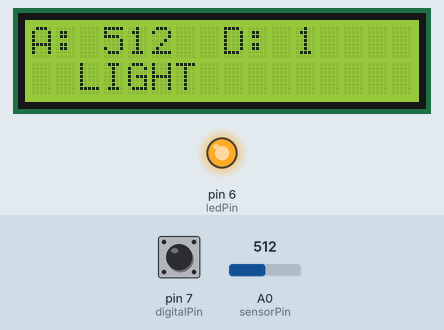
Recording of a sketch running on a simulated Arduino Uno, built with avr-gcc and run on an emulated ATmega328P. Shown: 16×2 character LCD, output pins drawn as LEDs (lit = HIGH). Inputs (shaded band) come from the test bench; at power-on: A0 (sensorPin) = 512, pin 7 (digitalPin) HIGH.

Above: at 4.2 s.
4.3 s: A0 (sensorPin) set to 104
At 5.4 s:
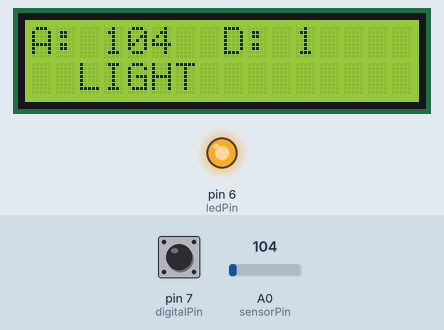
7.3 s: A0 (sensorPin) set to 91
At 7.8 s:
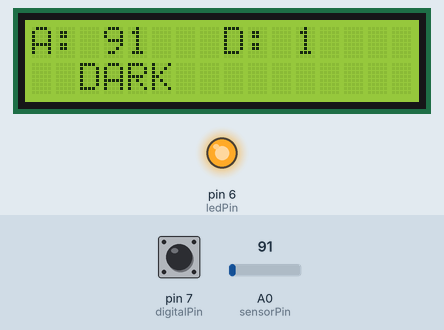
9.0 s: pin 7 (digitalPin) pulled LOW for 0.25 s
At 9.17 s:
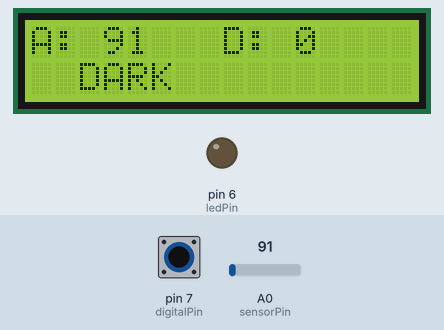
12.2 s: pin 7 (digitalPin) pulled LOW for 3.2 s
At 16.5 s:
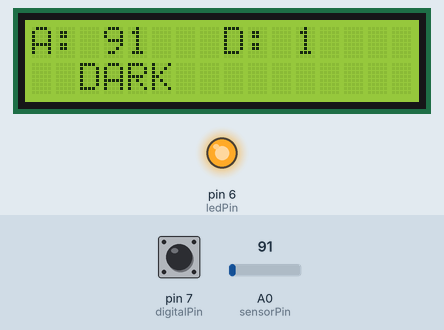
16.9 s: A0 (sensorPin) set to 110
At 17.9 s:
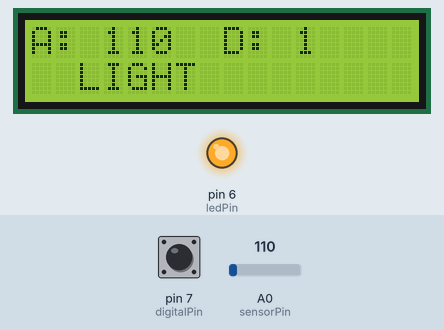
18.4 s: pin 7 (digitalPin) pulled LOW for 1 s
At 19.4 s:
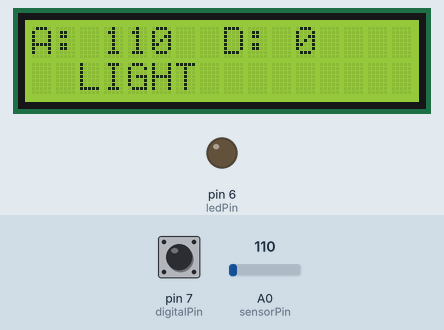
Timing chart, 0 to 21.4 s (numbered marks = the images above; inputs shaded):
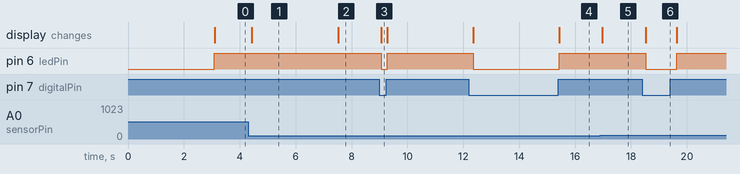

The sketch:

ColorDetection.ino
```cpp
#include <LiquidCrystal_I2C.h>
LiquidCrystal_I2C MYLCD (0x27, 16, 2);  //replace 0x3F with 0x27 if nothing shows up

int sensorPin=A0;
int digitalPin = 7;
int ledPin = 6;

void setup() {
      pinMode (digitalPin, INPUT_PULLUP);
      pinMode (ledPin, OUTPUT);
      MYLCD.init();
      MYLCD.backlight();
      MYLCD.setCursor(1, 0);
      MYLCD.print("Color Detector");
      delay (3000);
}


void loop() {
               int sensorValue = analogRead (sensorPin);
               int digitalState = digitalRead (digitalPin);
               MYLCD.clear ();
               MYLCD.setCursor(0, 0);
               MYLCD.print("A: ");
               MYLCD.setCursor(3, 0);
               MYLCD.print(sensorValue);
               MYLCD.setCursor(8, 0);
               MYLCD.print("D: ");
               MYLCD.setCursor(11, 0);
               MYLCD.print (digitalState);


               if (digitalState == 0) {
                 digitalWrite (ledPin, LOW);
               }
               else {
                 digitalWrite (ledPin, HIGH);
               }


               MYLCD.setCursor(2, 1);
               if (sensorValue <100) {
                    MYLCD.print("DARK");
              }
              else {
                    MYLCD.print("LIGHT");
              }
              delay (200);
}
```

Measured:
- the behaviour switches between 100 and 99 on A0 (sensorPin) (found by bisection; images 1 and 2)
- after the input at 4.3 s, the display: changes after 0.13 s (image 1)
- after the input at 7.3 s, the display: changes after 0.23 s (image 2)
- after the input at 9.0 s, pin 6 (ledPin): HIGH → LOW after 0.06 s, → HIGH 0.22 s later; the display: changes after 0.07 s (image 3)
- after the input at 12.2 s, pin 6 (ledPin): HIGH → LOW after 0.16 s, → HIGH 3.1 s later; the display: first changes after 0.16 s (image 4 shows a later state)
- after the input at 16.9 s, the display: changes after 0.08 s (image 5)
- after the input at 18.4 s, pin 6 (ledPin): HIGH → LOW after 0.12 s, → HIGH 1.1 s later; the display: changes after 0.13 s (image 6)
